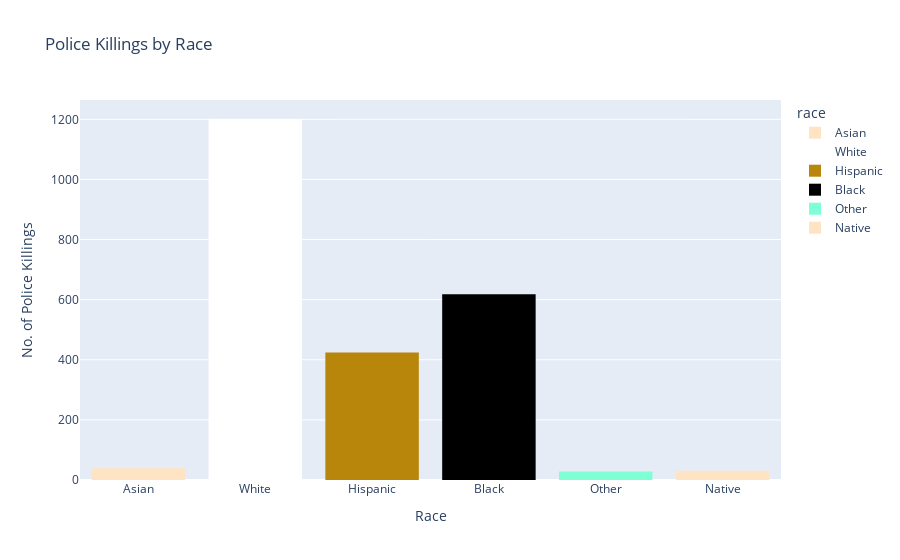

Here is the notebook cell this chart was saved with:
### Markdown cell above
# Visualizing Police Killings :

### Code cell
fig = px.histogram(plc, x=plc['race'],color = plc['race'],title='Police Killings by Race',color_discrete_sequence=[
                 "bisque", "white", "darkgoldenrod", "black", "aquamarine","pink"])
fig.layout.xaxis.title.text = "Race"
fig.layout.yaxis.title.text = "No. of Police Killings"
fig.show()

### Figure 1 — Plotly figure (JSON) as saved in the notebook; plotly's stock layout.template omitted (floating-point values rounded to 4 significant figures; data arrays with more than 128 entries replaced by an {"elided": "..."} marker saying what was removed)
{"data": [{"alignmentgroup": "True", "bingroup": "x", "hovertemplate": "race=%{x}<br>count=%{y}<extra></extra>", "legendgroup": "Asian", "marker": {"color": "bisque", "pattern": {"shape": ""}}, "name": "Asian", "offsetgroup": "Asian", "orientation": "v", "showlegend": true, "type": "histogram", "x": ["Asian", "Asian", "Asian", "Asian", "Asian", "Asian", "Asian", "Asian", "Asian", "Asian", "Asian", "Asian", "Asian", "Asian", "Asian", "Asian", "Asian", "Asian", "Asian", "Asian", "Asian", "Asian", "Asian", "Asian", "Asian", "Asian", "Asian", "Asian", "Asian", "Asian", "Asian", "Asian", "Asian", "Asian", "Asian", "Asian", "Asian", "Asian", "Asian"], "xaxis": "x", "yaxis": "y"}, {"alignmentgroup": "True", "bingroup": "x", "hovertemplate": "race=%{x}<br>count=%{y}<extra></extra>", "legendgroup": "White", "marker": {"color": "white", "pattern": {"shape": ""}}, "name": "White", "offsetgroup": "White", "orientation": "v", "showlegend": true, "type": "histogram", "x": {"elided": "1201 str values"}, "xaxis": "x", "yaxis": "y"}, {"alignmentgroup": "True", "bingroup": "x", "hovertemplate": "race=%{x}<br>count=%{y}<extra></extra>", "legendgroup": "Hispanic", "marker": {"color": "darkgoldenrod", "pattern": {"shape": ""}}, "name": "Hispanic", "offsetgroup": "Hispanic", "orientation": "v", "showlegend": true, "type": "histogram", "x": {"elided": "424 str values"}, "xaxis": "x", "yaxis": "y"}, {"alignmentgroup": "True", "bingroup": "x", "hovertemplate": "race=%{x}<br>count=%{y}<extra></extra>", "legendgroup": "Black", "marker": {"color": "black", "pattern": {"shape": ""}}, "name": "Black", "offsetgroup": "Black", "orientation": "v", "showlegend": true, "type": "histogram", "x": {"elided": "618 str values"}, "xaxis": "x", "yaxis": "y"}, {"alignmentgroup": "True", "bingroup": "x", "hovertemplate": "race=%{x}<br>count=%{y}<extra></extra>", "legendgroup": "Other", "marker": {"color": "aquamarine", "pattern": {"shape": ""}}, "name": "Other", "offsetgroup": "Other", "orientation": "v", "showlegend": true, "type": "histogram", "x": ["Other", "Other", "Other", "Other", "Other", "Other", "Other", "Other", "Other", "Other", "Other", "Other", "Other", "Other", "Other", "Other", "Other", "Other", "Other", "Other", "Other", "Other", "Other", "Other", "Other", "Other", "Other", "Other"], "xaxis": "x", "yaxis": "y"}, {"alignmentgroup": "True", "bingroup": "x", "hovertemplate": "race=%{x}<br>count=%{y}<extra></extra>", "legendgroup": "Native", "marker": {"color": "bisque", "pattern": {"shape": ""}}, "name": "Native", "offsetgroup": "Native", "orientation": "v", "showlegend": true, "type": "histogram", "x": ["Native", "Native", "Native", "Native", "Native", "Native", "Native", "Native", "Native", "Native", "Native", "Native", "Native", "Native", "Native", "Native", "Native", "Native", "Native", "Native", "Native", "Native", "Native", "Native", "Native", "Native", "Native", "Native", "Native", "Native", "Native"], "xaxis": "x", "yaxis": "y"}], "layout": {"barmode": "relative", "legend": {"title": {"text": "race"}, "tracegroupgap": 0}, "title": {"text": "Police Killings by Race"}, "xaxis": {"anchor": "y", "categoryarray": ["Asian", "White", "Hispanic", "Black", "Other", null, "Native"], "categoryorder": "array", "domain": [0, 1], "title": {"text": "Race"}}, "yaxis": {"anchor": "x", "domain": [0, 1], "title": {"text": "No. of Police Killings"}}}}
